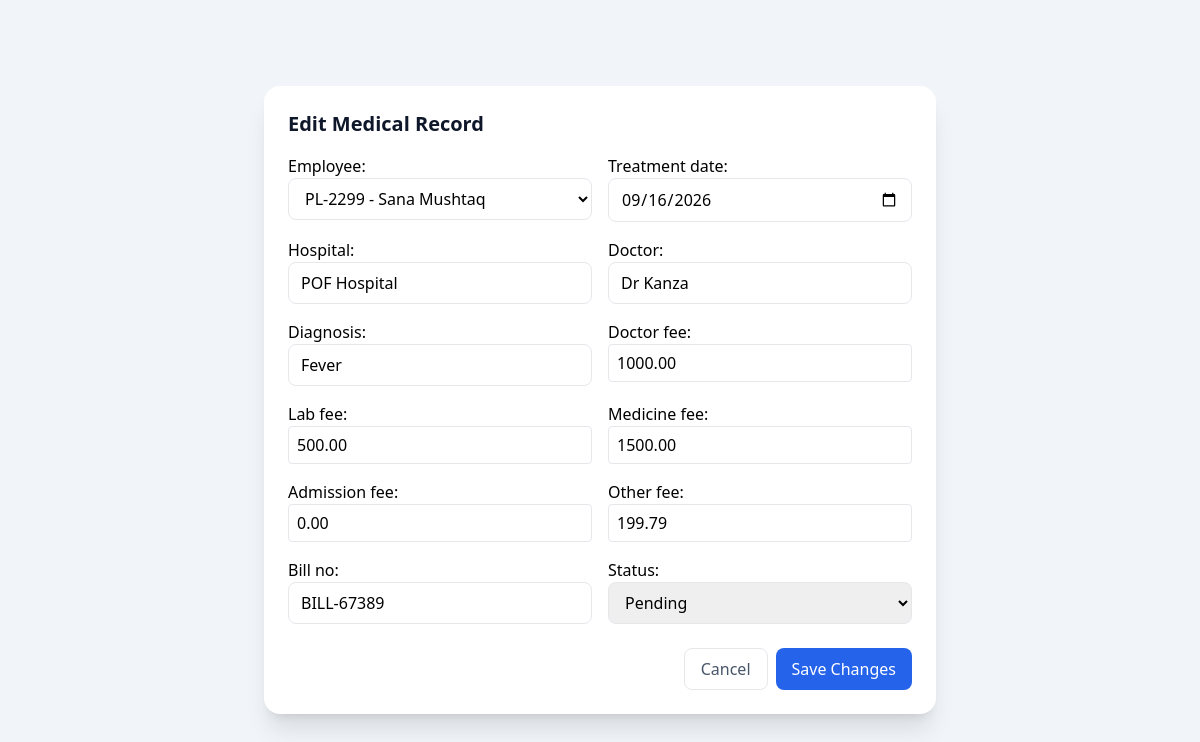
Page /record/edit/1/ (signed in) on the committed database.
### welfare_app/models.py (models this page shows, shortened)
class MedicalRecord(models.Model):
    STATUS_CHOICES = [
        ('Paid', 'Paid'),
        ('Processed', 'Processed'),
        ('Pending', 'Pending'),
    ]
    employee = models.ForeignKey(Employee, on_delete=models.CASCADE, related_name='medical_records')
    treatment_date = models.DateField()
    hospital = models.CharField(max_length=200)
    doctor = models.CharField(max_length=120, blank=True, null=True)
    diagnosis = models.CharField(max_length=255, blank=True, null=True)
    doctor_fee = models.DecimalField(max_digits=12, decimal_places=2, default=0)
    lab_fee = models.DecimalField(max_digits=12, decimal_places=2, default=0)
    medicine_fee = models.DecimalField(max_digits=12, decimal_places=2, default=0)
    admission_fee = models.DecimalField(max_digits=12, decimal_places=2, default=0)
    other_fee = models.DecimalField(max_digits=12, decimal_places=2, default=0)
    total_expense = models.DecimalField(max_digits=12, decimal_places=2, default=0)
    bill_no = models.CharField(max_length=80, blank=True, null=True)
    status = models.CharField(max_length=20, choices=STATUS_CHOICES, default='Paid')
    created_at = models.DateTimeField(auto_now_add=True)

### welfare_app/views/dashboard.py (the view, shortened to what this page needs)
# urls.py: path('record/edit/<int:pk>/', views.edit_record, name='edit_record'),
@login_required
def edit_record(request, pk):
    record = MedicalRecord.objects.get(pk=pk)
    return render(request, 'welfare_app/edit_record.html', {'record': record, 'form': MedicalRecordForm(instance=record)})

### welfare_app/context_processors.py (called while the page is built)
def welfare_context(request):
    context = {
        'app_name': 'Welfare ERP',
        'app_subtitle': 'Hospital Management System',
    }
    if request.user.is_authenticated:
        context['unread_notifications_count'] = Notification.objects.filter(
            user=request.user, is_read=False
        ).count()
        try:
            context['user_profile'] = request.user.profile
            context['user_role'] = request.user.profile.role
        except Exception:
            context['user_profile'] = None
            context['user_role'] = 'Admin' if request.user.is_superuser else 'Employee'
    return context

### welfare_app/models.py (called while the page is built)
    def __str__(self):
        return f"{self.pl_number} - {self.name}"

### welfare_app/utils/helpers.py (called while the page is built)
def get_client_ip(request):
    x_forwarded_for = request.META.get('HTTP_X_FORWARDED_FOR')
    if x_forwarded_for:
        ip = x_forwarded_for.split(',')[0]
    else:
        ip = request.META.get('REMOTE_ADDR')
    return ip

### welfare_app/templates/welfare_app/edit_record.html (shortened to what this page needs)
<!DOCTYPE html>
<html lang="en">
<head>
    <script src="https://cdn.tailwindcss.com"></script>
</head>
<body class="bg-slate-100 min-h-screen flex items-center justify-center p-6">
    <div class="bg-white rounded-2xl shadow-xl w-full max-w-2xl p-6">
        <h2 class="text-xl font-bold text-slate-900 mb-4">Edit Medical Record</h2>
        <form method="POST" class="space-y-4">
            <div class="grid grid-cols-1 md:grid-cols-2 gap-4">
                {{ form.as_p }}
            </div>
            <div class="flex justify-end gap-2 pt-2">
                <a href="{% url 'dashboard' %}" class="px-4 py-2 border rounded-lg text-slate-600 hover:bg-slate-50">Cancel</a>
                <button type="submit" class="px-4 py-2 bg-blue-600 text-white rounded-lg hover:bg-blue-700">Save Changes</button>
            </div>
        </form>
    </div>
</body>
</html>

### rows in the picture
MedicalRecord: employee "PL-2299 - Sana Mushtaq", treatment_date "09/16/2026", hospital "POF Hospital", doctor "Dr Kanza", diagnosis "Fever", doctor_fee "1000.00", lab_fee "500.00", medicine_fee "1500.00", admission_fee "0.00", other_fee "199.79", bill_no "BILL-67389", status "Pending"
